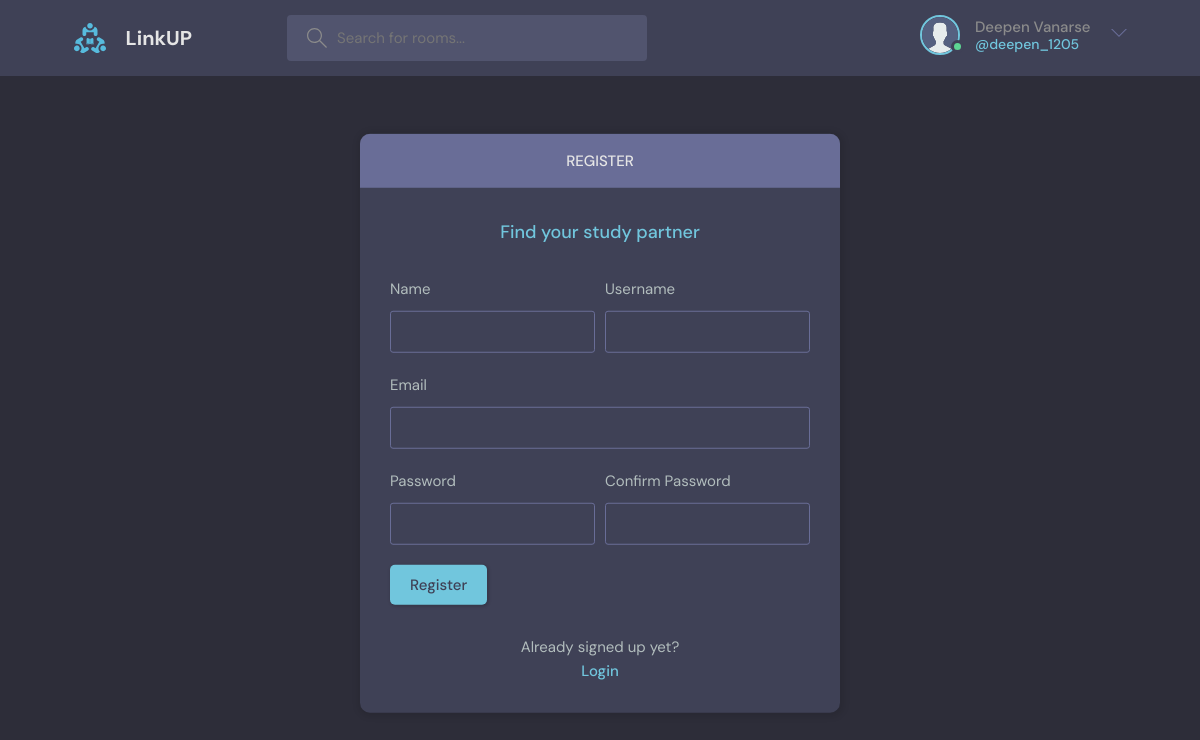
Page /register/ (signed in) on the committed database.
### base/models.py (models this page shows)
class User(AbstractUser):
    name = models.CharField(max_length=200, null=True)
    email = models.EmailField(unique=True, null=True)
    bio = models.TextField(null=True)
    avatar = models.ImageField(null=True, default="avatar.svg")
    USERNAME_FIELD = 'email'  # Use email as the username
    REQUIRED_FIELDS = []  # Remove 'username' from the required fields
    objects = CustomUserManager()  # Set the custom manager here

### base/views.py (the view, shortened to what this page needs)
# urls.py: path('register/', views.registerPage, name="register"),
def registerPage(request):
    form = MyUserCreationForm()
    return render(request, 'base/login_register.html', {'form' : form})

### base/forms.py
class MyUserCreationForm(UserCreationForm):
    class Meta:
        model = User
        fields = ['name', 'username', 'email', 'password1', 'password2']

### base/templates/base/login_register.html (shortened to what this page needs)
{% extends 'main.html' %}
{% block content %}
<main class="auth layout">
  {% if page == 'login' %}
  <div class="container">
    <div class="layout__box">
      <div class="layout__boxHeader">
        <div class="layout__boxTitle">
          <h3>Login</h3>
        </div>
      </div>
      <div class="layout__body">
        <h2 class="auth__tagline">Find your study partner</h2>
        <form class="form" action="" method="POST">
          {% csrf_token %}
          <div class="form__group">
            <label for="username">Email</label>
            <input id="username" name="email" type="email" placeholder="e.g. sahilvanarse13@gmail.com" value="{{ request.POST.username }}" />
          </div>
          <div class="form__group">
            <label for="password">Password</label>
            <input id="password" name="password" type="password" placeholder="&bull;&bull;&bull;&bull;&bull;&bull;&bull;&bull;" />
            {% if form.password.errors %}
            <ul class="error-messages">
              {% for error in form.password.errors %}
                <li>{{ error }}</li>
              {% endfor %}
            </ul>
            {% endif %}
          </div>
          <button class="btn btn--main" type="submit">
            <svg width="32" height="32" viewBox="0 0 32 32">
              <title>lock</title>
              <path d="M27 12h-1v-2c0-5.514-4.486-10-10-10s-10 4.486-10 10v2h-1c-0.553 0-1 0.447-1 1v18c0 0.553 0.447 1 1 1h22c0.553 0 1-0.447 1-1v-18c0-0.553-0.447-1-1-1zM8 10c0-4.411 3.589-8 8-8s8 3.589 8 8v2h-16v-2zM26 30h-20v-16h20v16z"></path>
              <path d="M15 21.694v4.306h2v-4.306c0.587-0.348 1-0.961 1-1.694 0-1.105-0.895-2-2-2s-2 0.895-2 2c0 0.732 0.413 1.345 1 1.694z"></path>
            </svg>
            Login
          </button>
        </form>
        <div class="auth__action">
          <p>Haven't signed up yet?</p>
          <a href="{% url 'register' %}" class="btn btn--link">Sign Up</a>
        </div>
      </div>
    </div>
  </div>
  {% else %}
  <div class="container">
    <div class="layout__box">
      <div class="layout__boxHeader">
        <div class="layout__boxTitle">
          <h3>Register</h3>
        </div>
      </div>
      <div class="layout__body">
        <h2 class="auth__tagline">Find your study partner</h2>
        <form class="form" action="" method="POST">
          <div class="form__group" style="display: flex; justify-content: space-between;">
            <div style="flex: 1; margin-right: 10px;">
              <label for="{{ form.name.id_for_label }}">Name</label>
              {{ form.name }}
            </div>
            <div style="flex: 1;">
              <label for="{{ form.username.id_for_label }}">Username</label>
              {{ form.username }}
            </div>
          </div>
          {% for field in form %}
            {% if field.name != 'name' and field.name != 'username' and field.name != 'password1' and field.name != 'password2' %}
              <div class="form__group">
                <label for="{{ field.id_for_label }}">{{ field.label }}</label>
                {{ field }}
              </div>
            {% endif %}
          {% endfor %}
          <div class="form__group" style="display: flex; justify-content: space-between;">
            <div style="flex: 1; margin-right: 10px;">
              <label for="{{ form.password1.id_for_label }}">Password</label>
              {{ form.password1 }}
            </div>
            <div style="flex: 1;">
              <label for="{{ form.password2.id_for_label }}">Confirm Password</label>
              {{ form.password2 }}
            </div>
          </div>
          <button class="btn btn--main" type="submit">
            Register
          </button>
        </form>
        <div class="auth__action">
          <p>Already signed up yet?</p>
          <a href="{% url 'login' %}" class="btn btn--link">Login</a>
        </div>
      </div>
    </div>
  </div>
  {% endif %}
</main>
{% endblock content %}

### templates/navbar.html (shortened to what this page needs)
{% load static %}
<header class="header header--loggedIn">
    <div class="container">
      <a href="{% url 'home' %}" class="header__logo">
        <img src="{% static 'logos/logo.svg' %}" />
        <h1>LinkUP</h1>
      </a>
      <form class="header__search" method="GET" action="{% url 'home' %}">
        <label>
          <input name="q" placeholder="Search for rooms..." />
        </label>
      </form>
      <nav class="header__menu">
        {% if request.user.is_authenticated %}
        <div class="header__user">
          <a href="{% url 'user-profile' user.id %}">
            <div class="avatar avatar--medium active">
              <img src="{{request.user.avatar.url}}" />
            </div>
            <p>{{request.user.name|capfirst}} <span>@{{request.user.username}}</span></p>
          </a>
          <button class="dropdown-button">
            <svg version="1.1" xmlns="http://www.w3.org/2000/svg" width="32" height="32" viewBox="0 0 32 32">
              <title>chevron-down</title>
              <path d="M16 21l-13-13h-3l16 16 16-16h-3l-13 13z"></path>
            </svg>
          </button>
        </div>
        {% else %}
        <a href="{% url 'login' %}">
          <img src="{% static 'images/avatar.svg' %}" />
          <p>Login</p>
        </a>
        {% endif %}
      </nav>
    </div>
  </header>

### rows in the picture
User: user.avatar (placeholder picture), user.name "Deepen Vanarse", user.username "deepen_1205"

### other values in the picture
{{ field.label }} "Email"
